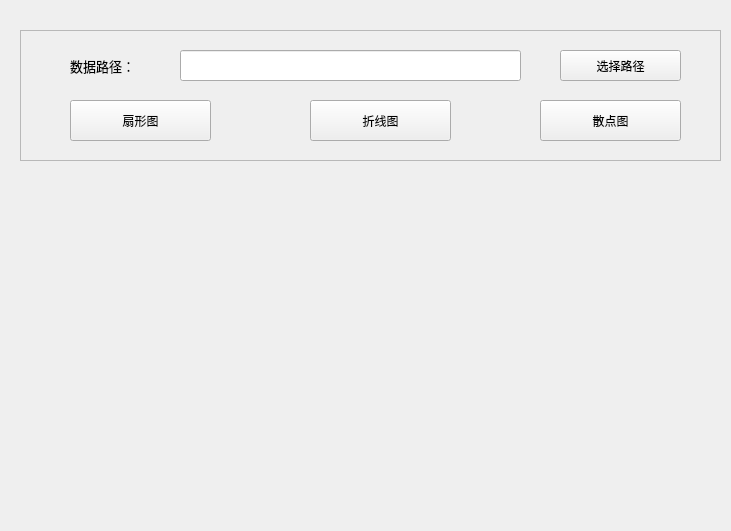
<?xml version="1.0" encoding="UTF-8"?>
<ui version="4.0">
 <class>subForm_2</class>
 <widget class="QWidget" name="subForm_2">
  <property name="geometry">
   <rect>
    <x>0</x>
    <y>0</y>
    <width>731</width>
    <height>531</height>
   </rect>
  </property>
  <property name="windowTitle">
   <string>Form</string>
  </property>
  <widget class="QFrame" name="frame">
   <property name="geometry">
    <rect>
     <x>20</x>
     <y>30</y>
     <width>701</width>
     <height>131</height>
    </rect>
   </property>
   <property name="frameShape">
    <enum>QFrame::StyledPanel</enum>
   </property>
   <property name="frameShadow">
    <enum>QFrame::Raised</enum>
   </property>
   <widget class="QPushButton" name="pushButton_3">
    <property name="geometry">
     <rect>
      <x>540</x>
      <y>20</y>
      <width>121</width>
      <height>31</height>
     </rect>
    </property>
    <property name="text">
     <string>选择路径</string>
    </property>
   </widget>
   <widget class="QLabel" name="label_2">
    <property name="geometry">
     <rect>
      <x>50</x>
      <y>20</y>
      <width>91</width>
      <height>31</height>
     </rect>
    </property>
    <property name="font">
     <font>
      <pointsize>10</pointsize>
     </font>
    </property>
    <property name="text">
     <string>数据路径：</string>
    </property>
   </widget>
   <widget class="QLineEdit" name="lineEdit">
    <property name="geometry">
     <rect>
      <x>160</x>
      <y>20</y>
      <width>341</width>
      <height>31</height>
     </rect>
    </property>
   </widget>
   <widget class="QPushButton" name="pushButton">
    <property name="geometry">
     <rect>
      <x>50</x>
      <y>70</y>
      <width>141</width>
      <height>41</height>
     </rect>
    </property>
    <property name="text">
     <string>扇形图</string>
    </property>
   </widget>
   <widget class="QPushButton" name="pushButton_2">
    <property name="geometry">
     <rect>
      <x>290</x>
      <y>70</y>
      <width>141</width>
      <height>41</height>
     </rect>
    </property>
    <property name="text">
     <string>折线图</string>
    </property>
   </widget>
   <widget class="QPushButton" name="pushButton_4">
    <property name="geometry">
     <rect>
      <x>520</x>
      <y>70</y>
      <width>141</width>
      <height>41</height>
     </rect>
    </property>
    <property name="text">
     <string>散点图</string>
    </property>
   </widget>
  </widget>
  <widget class="QWidget" name="horizontalLayoutWidget">
   <property name="geometry">
    <rect>
     <x>20</x>
     <y>180</y>
     <width>701</width>
     <height>321</height>
    </rect>
   </property>
   <layout class="QHBoxLayout" name="horizontalLayout"/>
  </widget>
 </widget>
 <resources/>
 <connections/>
</ui>
